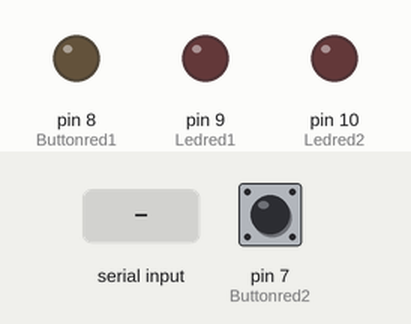
Simulated run of this sketch. Board: Arduino Uno, built with avr-gcc and run on an emulated ATmega328P. Parts: output pins drawn as LEDs (lit = HIGH). The test bench sets the inputs (shaded band); at power-on: pin 7 (Buttonred2) LOW. What the sketch prints to the serial monitor is not drawn.

Above: at 1.2 s.
1.3 s: byte 0 (0) received over Serial
At 2.0 s:
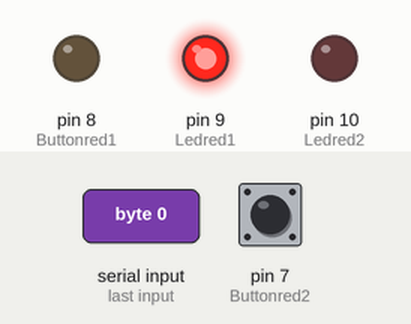
2.8 s: byte 2 (2) received over Serial
At 3.1 s:
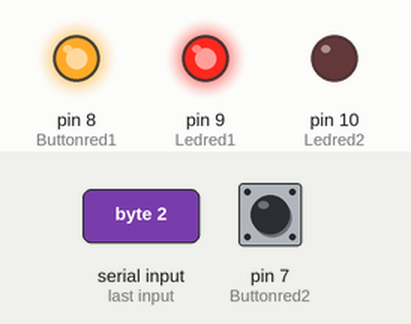
4.3 s: byte 1 (1) received over Serial
At 5.5 s:
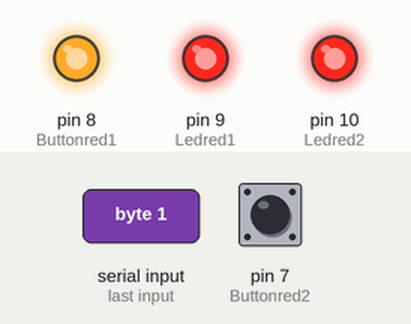
5.8 s: byte 0 (0) received over Serial
At 6.6 s:
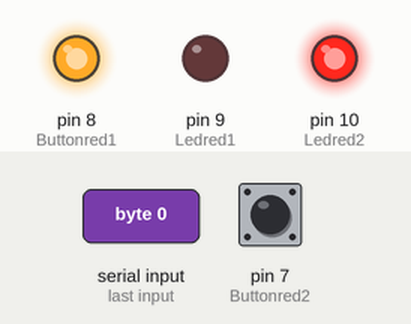
7.3 s: byte 1 (1) received over Serial
At 7.7 s:
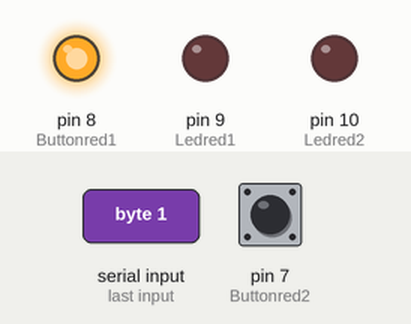
Timing chart, 0 to 10.3 s (numbered marks = the images above; inputs shaded):
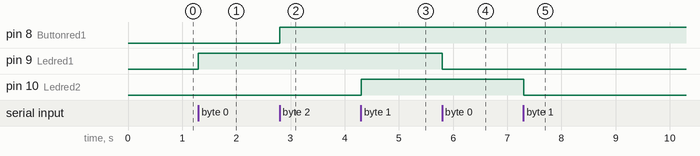

Measured:
- after the input at 1.3 s, pin 9 (Ledred1): LOW → HIGH at once
- after the input at 2.8 s, pin 8 (Buttonred1): LOW → HIGH at once
- after the input at 4.3 s, pin 10 (Ledred2): LOW → HIGH at once
- after the input at 5.8 s, pin 9 (Ledred1): HIGH → LOW at once
- after the input at 7.3 s, pin 10 (Ledred2): HIGH → LOW at once

The sketch:

CS362_atank2_Lab8.ino
```cpp
//RED1
int Ledred1 = 9;
int LedStatered1 = LOW;
int Buttonred1 = 8;
int currentbuttonstatered1 = LOW;
int prevbuttonstatered1 = LOW;

int red1=LOW;


//RED2
int Ledred2 = 10;
int LedStatered2 = LOW;
int Buttonred2 = 7;
int currentbuttonstatered2 = LOW;
int prevbuttonstatered2 = LOW;
int red2=LOW;
int rec=0;

//Blue 1
int Ledblue1 = 8;
int LedStateblue1 = LOW;
int buttonblue1 = 9;
int currentbuttonstateblue1 = LOW;
int prevbuttonstateblue1 = LOW;
int blue1=LOW;


void setup()
{
  Serial.begin(9600);

  pinMode(Buttonred1, INPUT);
  pinMode(Buttonred2, INPUT);
  pinMode(buttonblue1, INPUT);


  pinMode(Ledred1, OUTPUT);
  pinMode(Ledred2, OUTPUT);
    pinMode(Ledblue1, OUTPUT);


  digitalWrite(Ledred1, LOW);
  digitalWrite(Ledred2, LOW);
  digitalWrite(Ledblue1, LOW);


}


void loop()
{
  currentbuttonstatered1 = digitalRead(Buttonred1);
  currentbuttonstatered2 = digitalRead(Buttonred2);
    currentbuttonstateblue1 = digitalRead(buttonblue1);


  if (currentbuttonstatered1 != prevbuttonstatered1 && currentbuttonstatered1  == HIGH)
  {
    Serial.write(0);
    red1=HIGH;
  }

if (currentbuttonstatered2 != prevbuttonstatered2 && currentbuttonstatered2  == HIGH)
  {
  Serial.write(1);
      red2=HIGH;
  }


if (currentbuttonstateblue1 != prevbuttonstateblue1 && currentbuttonstateblue1  == HIGH)
  {
  Serial.write(2);
    Serial.println(2);

      blue1=HIGH;
  }


  if ((Serial.available() > 0) )
  {
      rec=Serial.read();
   //Serial.println("this is rec " +rec);
   //Serial.print(rec, BYTE);
    if ( LedStatered1 == LOW && rec==0)
    {
      digitalWrite(Ledred1, HIGH);
      LedStatered1 = HIGH;
    }
     else if(LedStatered1 == HIGH && rec==0)
    {
      digitalWrite(Ledred1, LOW);
      LedStatered1 = LOW;
    }

     if(LedStatered2 == LOW && rec==1 )
    {
      digitalWrite(Ledred2, HIGH);
      LedStatered2 = HIGH;
    }

    else if(LedStatered2 == HIGH && rec==1)
    {
      digitalWrite(Ledred2, LOW);
      LedStatered2 = LOW;
    }

  if(LedStateblue1 == LOW && rec==2 )
    {
      digitalWrite(Ledblue1, HIGH);
      LedStateblue1 = HIGH;
    }

    else if(LedStateblue1 == HIGH && rec==2)
    {
      digitalWrite(Ledblue1, LOW);
      LedStateblue1 = LOW;
    }

   }

  prevbuttonstatered1 = currentbuttonstatered1;
  prevbuttonstatered2 = currentbuttonstatered2;
  prevbuttonstateblue1 = currentbuttonstateblue1;


}
```
